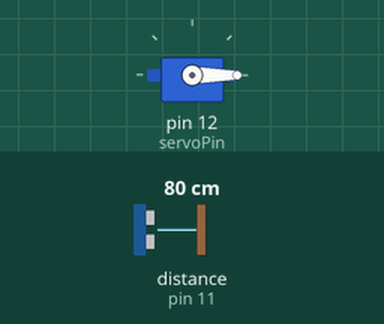
Recording of a sketch running on a simulated Arduino Uno, built with avr-gcc and run on an emulated ATmega328P. On the bench: servo. Wiring (inferred from the names in the program): ultrasonic range finder: trigger pin 10; echo pin 11. The inputs (shaded band) are chosen by the test bench; at power-on: distance to the obstacle (sensor on pin 11) 80 cm. The echo pulse lasts 58.3 µs per cm; what the sketch prints to the serial monitor is not drawn.

Above: at 0.01 s.
1.3 s: distance to the obstacle (sensor on pin 11) set to 2 cm
At 2.4 s:
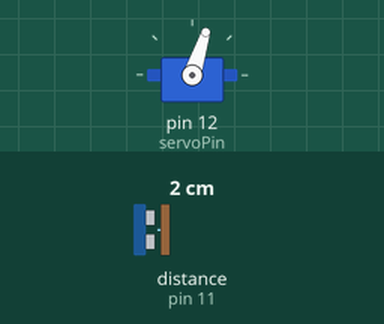
4.3 s: distance to the obstacle (sensor on pin 11) set to 299 cm
At 4.46 s:
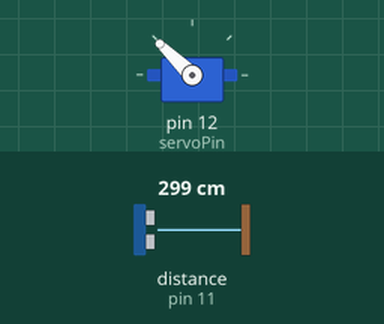
Timing chart, 0 to 13.3 s (numbered marks = the images above; inputs shaded):
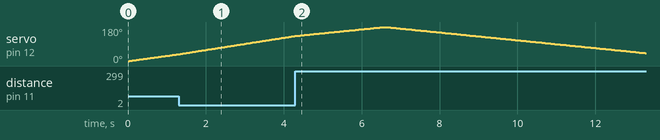

The sketch:

servo_rotate.ino
```cpp
// Include the Servo library
#include <Servo.h>
// Declare the Servo pin
int servoPin = 12;
int rotationSpeed = 30;

const int trigPin = 10;
const int echoPin = 11;

// Variables for the duration and the distance
long duration;
int distance;

Servo Servo1;

void setup() {
  Serial.begin(9600);
   Servo1.attach(servoPin);
   pinMode(trigPin, OUTPUT);
   pinMode(echoPin, INPUT);
}

void loop(){

   for(int pos=0;pos<=180;pos++){
    Servo1.write(pos);
    delay(rotationSpeed);
    calculateDistance(pos);
  }
  // Repeats the previous lines from 165 to 15 degrees
  for(int pos=180; pos> 0; pos--){
    Servo1.write(pos);
    delay(rotationSpeed);
    calculateDistance(pos);
  }

}

int calculateDistance(int pos){
  digitalWrite(trigPin, LOW);
  delayMicroseconds(2);
  digitalWrite(trigPin, HIGH);
  delayMicroseconds(10);
  digitalWrite(trigPin, LOW);
  duration = pulseIn(echoPin, HIGH); // Reads the echoPin, returns the sound wave travel time in microseconds
  distance = 100.0*(343.0*(duration/2.0))/1000000.0;
  // distance= duration*0.034/2;
  Serial.print(pos); // position of servo motor
  Serial.print(","); // comma separate variables
  Serial.print(distance); // print distance in cm
  Serial.print(".");
}
```

Measured:
- by itself, servo on pin 12 (servoPin): rises from 133° to 180° in 2.2 s, then falls to 42° in 6.7 s
